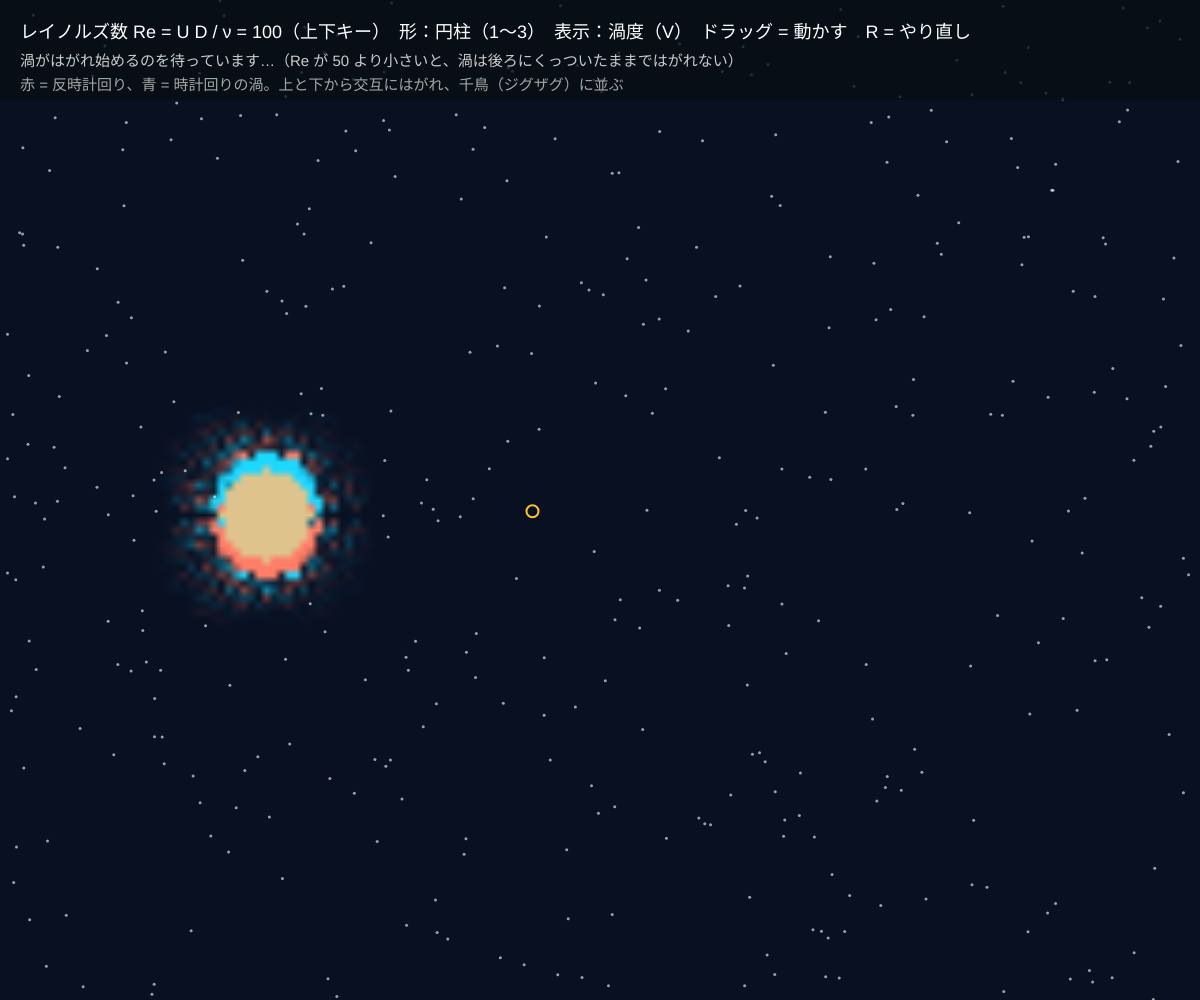
Frame 1 (no input)
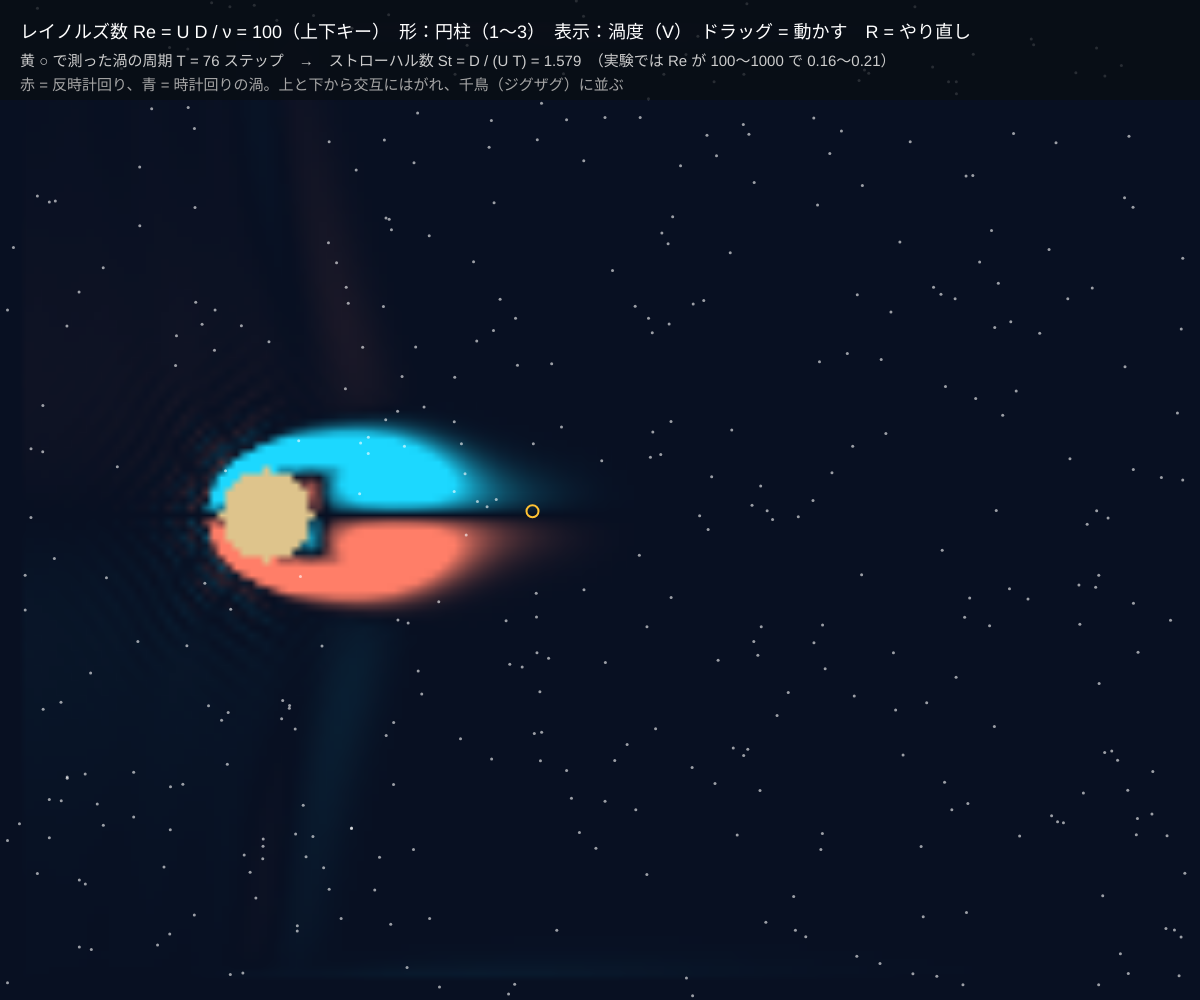
Frame 60 (no input)
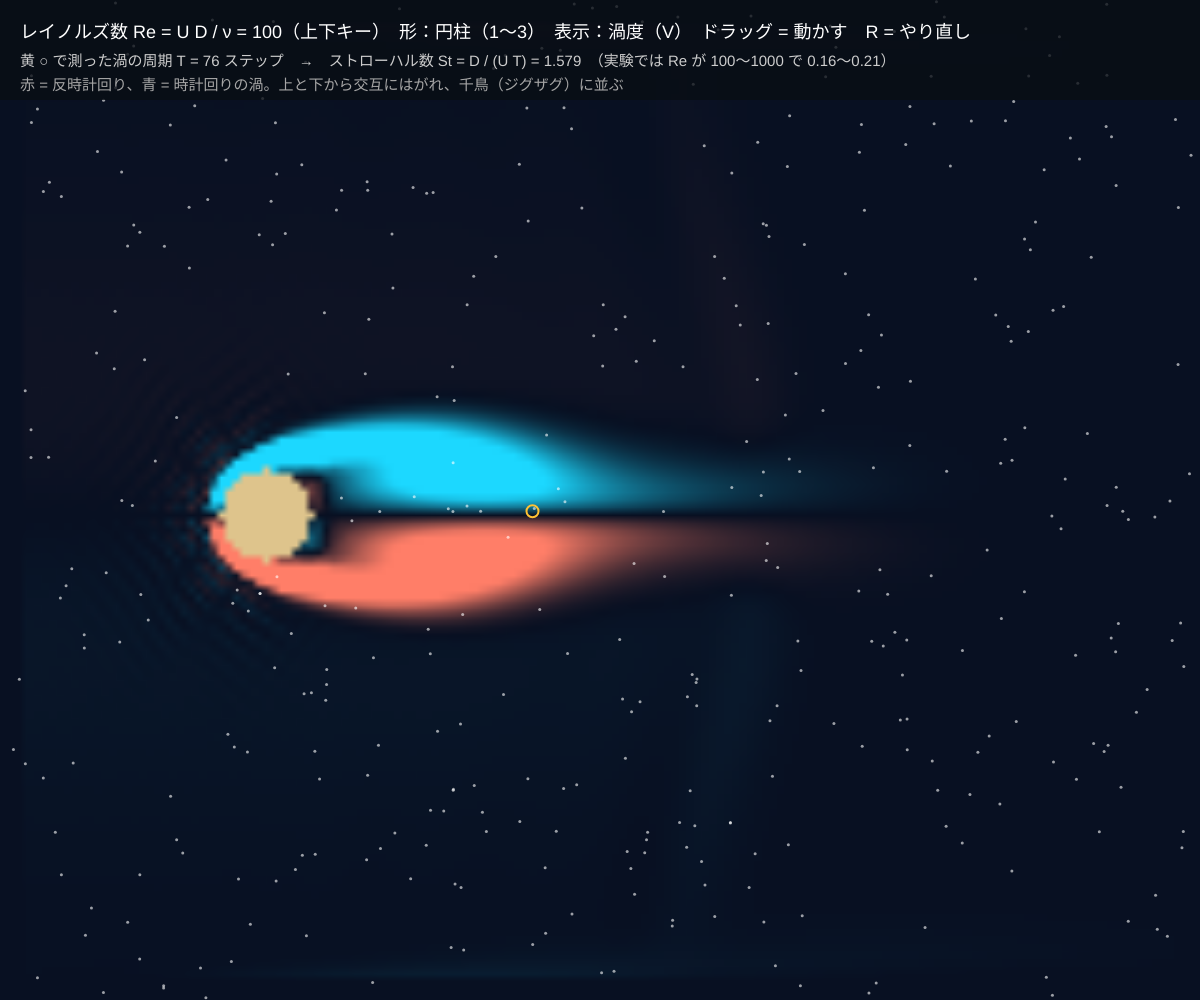
Frame 120 (the mouse pressed at the canvas centre since frame 60)

The p5.js sketch that drew these frames (run headless with seeded random() and noise() and a simulated clock; from frame 60 on, the mouse is pressed at the canvas centre):

// p5.js sketch
// ── sketch.js
// ============================================
// 09 カルマン渦列
// 流れの中に円柱を置くと、後ろに「右回り・左回り」の渦が交互にはがれて 2 列に並ぶ
// 電線が風でヒューと鳴る、旗がはためく、橋がゆれる ── みんなこの渦のしわざ
//   はがれる周波数 f は ストローハル数 St = f D / U ≈ 0.2 でほぼ決まる（D = 円柱の直径）
// ここでは格子ボルツマン法（LBM, D2Q9）で解く：流体を「9 方向に動く粒子の集まり」として
// ぶつかる → 動く をくり返すと、全体としてナヴィエ・ストークス方程式にしたがう流れになる
// ドラッグ = 物体を動かす / 上下キー = レイノルズ数 / 1〜3 = 形 / V = 表示 / R = やり直し
// ============================================

let U0 = 0.1; // ★ 流れの速さ（格子の単位。0.15 より大きくすると計算がこわれやすい）
let Re = 100; // ★ レイノルズ数 Re = U D / ν
let D = 12; // ★ 物体の大きさ [マス]
let stepsPerFrame = 8; // ★ 1 フレームに進める回数
let shapeNo = 1; // 1 = 円柱, 2 = 平板, 3 = 四角柱
let viewNo = 0; // 0 = 渦度, 1 = 速さ
let nx = 160, ny;
let n0, nN, nS, nE, nW, nNE, nSE, nNW, nSW, rho, ux, uy, bar, img;
let bx, by, steps = 0, lastCross = 0, periods = [], lastV = 0, dots = [];

function setup() {
  createCanvas(windowWidth, windowHeight);
  colorMode(HSB, 360, 100, 100, 100);
  ny = Math.max(20, Math.round(nx * height / width));
  img = createImage(nx, ny);
  bx = Math.round(nx * 0.22); by = Math.round(ny * 0.5) + 1; // まん中から 1 マスずらす（渦が早く出始める）
  for (let i = 0; i < 400; i++) dots.push({ x: Math.random() * nx, y: Math.random() * ny });
  restart();
}

function restart() {
  let n = nx * ny;
  n0 = new Float32Array(n); nN = new Float32Array(n); nS = new Float32Array(n); nE = new Float32Array(n); nW = new Float32Array(n);
  nNE = new Float32Array(n); nSE = new Float32Array(n); nNW = new Float32Array(n); nSW = new Float32Array(n);
  rho = new Float32Array(n); ux = new Float32Array(n); uy = new Float32Array(n); bar = new Uint8Array(n);
  for (let k = 0; k < n; k++) setEquil(k, U0, 0, 1);
  placeBody();
  steps = 0; periods = []; lastCross = 0;
}

function viscosity() { return Math.max(U0 * D / Re, 0.004); } // ν = U D / Re

// 物体の形をマス目に書きこむ
function placeBody() {
  for (let y = 0; y < ny; y++) for (let x = 0; x < nx; x++) {
    let dx = x - bx, dy = y - by, k = x + y * nx, was = bar[k];
    let inBody = shapeNo === 1 ? dx * dx + dy * dy <= D * D / 4 : shapeNo === 2 ? (dx === 0 && Math.abs(dy) <= D / 2) : (Math.abs(dx) <= D / 2 && Math.abs(dy) <= D / 2);
    bar[k] = inBody && x > 1 && x < nx - 2 && y > 1 && y < ny - 2 ? 1 : 0;
    if (was && !bar[k]) setEquil(k, 0, 0, 1); // 物体がどいた所は、止まった流体でうめる
  }
}

// 平衡分布：速度 (vx, vy)・密度 r の流体なら、9 方向の粒子はこの割合になる
function setEquil(k, vx, vy, r) {
  let u2 = 1 - 1.5 * (vx * vx + vy * vy), a = r / 9, b = r / 36;
  n0[k] = 4 / 9 * r * u2;
  nE[k] = a * (u2 + 3 * vx + 4.5 * vx * vx); nW[k] = a * (u2 - 3 * vx + 4.5 * vx * vx);
  nN[k] = a * (u2 + 3 * vy + 4.5 * vy * vy); nS[k] = a * (u2 - 3 * vy + 4.5 * vy * vy);
  nNE[k] = b * (u2 + 3 * (vx + vy) + 4.5 * (vx + vy) * (vx + vy)); nSW[k] = b * (u2 - 3 * (vx + vy) + 4.5 * (vx + vy) * (vx + vy));
  nSE[k] = b * (u2 + 3 * (vx - vy) + 4.5 * (vx - vy) * (vx - vy)); nNW[k] = b * (u2 - 3 * (vx - vy) + 4.5 * (vx - vy) * (vx - vy));
  rho[k] = r; ux[k] = vx; uy[k] = vy;
}

// ★ 衝突：各マスで密度と速度を求め、粒子の分布を平衡分布へ近づける（近づく速さ ω が粘性を決める）
function collide() {
  let omega = 1 / (3 * viscosity() + 0.5);
  for (let y = 1; y < ny - 1; y++) for (let x = 1; x < nx - 1; x++) {
    let k = x + y * nx;
    let r = n0[k] + nN[k] + nS[k] + nE[k] + nW[k] + nNW[k] + nNE[k] + nSW[k] + nSE[k];
    let vx = (nE[k] + nNE[k] + nSE[k] - nW[k] - nNW[k] - nSW[k]) / r;
    let vy = (nN[k] + nNE[k] + nNW[k] - nS[k] - nSE[k] - nSW[k]) / r;
    rho[k] = r; ux[k] = vx; uy[k] = vy;
    let u2 = 1 - 1.5 * (vx * vx + vy * vy), a = r / 9, b = r / 36, s = vx + vy, d = vx - vy;
    n0[k] += omega * (4 / 9 * r * u2 - n0[k]);
    nE[k] += omega * (a * (u2 + 3 * vx + 4.5 * vx * vx) - nE[k]);
    nW[k] += omega * (a * (u2 - 3 * vx + 4.5 * vx * vx) - nW[k]);
    nN[k] += omega * (a * (u2 + 3 * vy + 4.5 * vy * vy) - nN[k]);
    nS[k] += omega * (a * (u2 - 3 * vy + 4.5 * vy * vy) - nS[k]);
    nNE[k] += omega * (b * (u2 + 3 * s + 4.5 * s * s) - nNE[k]);
    nSW[k] += omega * (b * (u2 - 3 * s + 4.5 * s * s) - nSW[k]);
    nSE[k] += omega * (b * (u2 + 3 * d + 4.5 * d * d) - nSE[k]);
    nNW[k] += omega * (b * (u2 - 3 * d + 4.5 * d * d) - nNW[k]);
  }
}

// ★ 並進：粒子をそれぞれの向きへ 1 マス動かす。物体に当たった粒子は来た向きへはね返る
function stream() {
  for (let y = ny - 2; y > 0; y--) for (let x = 1; x < nx - 1; x++) { let k = x + y * nx; nN[k] = nN[k - nx]; nNW[k] = nNW[k + 1 - nx]; }
  for (let y = ny - 2; y > 0; y--) for (let x = nx - 2; x > 0; x--) { let k = x + y * nx; nE[k] = nE[k - 1]; nNE[k] = nNE[k - 1 - nx]; }
  for (let y = 1; y < ny - 1; y++) for (let x = nx - 2; x > 0; x--) { let k = x + y * nx; nS[k] = nS[k + nx]; nSE[k] = nSE[k - 1 + nx]; }
  for (let y = 1; y < ny - 1; y++) for (let x = 1; x < nx - 1; x++) { let k = x + y * nx; nW[k] = nW[k + 1]; nSW[k] = nSW[k + 1 + nx]; }
  for (let y = 2; y < ny - 2; y++) for (let x = 2; x < nx - 2; x++) {
    let k = x + y * nx;
    if (bar[k]) {
      nE[k + 1] = nW[k]; nW[k - 1] = nE[k]; nN[k + nx] = nS[k]; nS[k - nx] = nN[k];
      nNE[k + nx + 1] = nSW[k]; nNW[k + nx - 1] = nSE[k]; nSE[k - nx + 1] = nNW[k]; nSW[k - nx - 1] = nNE[k];
    }
  }
}

function draw() {
  let broken = false;
  for (let s = 0; s < stepsPerFrame; s++) {
    for (let x = 0; x < nx; x++) { setEquil(x, U0, 0, 1); setEquil(x + (ny - 1) * nx, U0, 0, 1); } // 外わくは一様流
    for (let y = 0; y < ny; y++) { setEquil(y * nx, U0, 0, 1); setEquil(nx - 1 + y * nx, U0, 0, 1); }
    collide(); stream();
    steps++;
    // 物体の 3D 後ろで、縦の速さ uy が「負 → 正」になる瞬間を数える（= 渦が 1 組はがれた）
    let pk = Math.min(bx + 3 * D, nx - 3) + by * nx, pv = uy[pk];
    if (lastV < 0 && pv >= 0) { if (lastCross > 0 && steps - lastCross > 40) { periods.push(steps - lastCross); if (periods.length > 6) periods.shift(); } lastCross = steps; }
    lastV = pv;
    if (!(rho[pk] > 0.3 && rho[pk] < 3)) broken = true;
  }
  if (broken) restart(); // 計算がこわれたら最初から

  // ---- 色をつける
  img.loadPixels();
  let px = img.pixels;
  for (let y = 0; y < ny; y++) for (let x = 0; x < nx; x++) {
    let k = x + y * nx, q = k * 4, r, g, b, edge = x < 3 || x > nx - 4 || y < 3 || y > ny - 4;
    if (bar[k]) { r = 222; g = 196; b = 140; }
    else if (viewNo === 0) { // 渦度（画面で反時計回り = 赤）。外わくのすぐそばは描かない
      let s = edge ? 0 : -(uy[k + 1] - uy[k - 1] - ux[k + nx] + ux[k - nx]) * 0.5 / U0 * 6, a = Math.min(Math.abs(s), 1);
      r = 8 + (s > 0 ? 247 : 20) * a; g = 16 + (s > 0 ? 110 : 200) * a; b = 34 + (s > 0 ? 70 : 221) * a;
    } else { let sp = Math.min(Math.hypot(ux[k], uy[k]) / U0 / 1.6, 1); r = 8 + 240 * sp * sp; g = 16 + 220 * sp; b = 60 + 150 * sp; }
    px[q] = r; px[q + 1] = g; px[q + 2] = b; px[q + 3] = 255;
  }
  img.updatePixels();
  image(img, 0, 0, width, height);

  // ---- 流れに乗る粒
  noStroke(); fill(0, 0, 100, 60);
  let cw = width / nx, ch = height / ny;
  for (let q of dots) {
    let k = constrain(Math.floor(q.x), 1, nx - 2) + constrain(Math.floor(q.y), 1, ny - 2) * nx;
    q.x += ux[k] * stepsPerFrame; q.y += uy[k] * stepsPerFrame;
    if (q.x > nx - 1 || q.x < 0 || q.y < 0 || q.y > ny || bar[k]) { q.x = 1; q.y = Math.random() * ny; }
    circle(q.x * cw, q.y * ch, 3);
  }
  noFill(); stroke(42, 80, 100); strokeWeight(2);
  circle(Math.min(bx + 3 * D, nx - 3) * cw, by * ch, 12);

  // ---- 文字
  let T = periods.length ? periods.reduce((a, b) => a + b, 0) / periods.length : 0;
  noStroke(); fill(215, 60, 8, 78); rect(0, 0, width, 100);
  fill(0, 0, 100); textSize(18);
  text('レイノルズ数 Re = U D / ν = ' + nf(U0 * D / viscosity(), 1, 0) + '（上下キー）　形：' + ['', '円柱', '平板', '四角柱'][shapeNo] + '（1〜3）　表示：' + (viewNo ? '速さ' : '渦度') + '（V）　ドラッグ = 動かす　R = やり直し', 20, 38);
  fill(0, 0, 80); textSize(15);
  text(T > 0 ? '黄 ○ で測った渦の周期 T = ' + nf(T, 1, 0) + ' ステップ　→　ストローハル数 St = D / (U T) = ' + nf(D / (U0 * T), 1, 3) + '　（実験では Re が 100〜1000 で 0.16〜0.21）' : '渦がはがれ始めるのを待っています…（Re が 50 より小さいと、渦は後ろにくっついたままではがれない）', 20, 66);
  fill(0, 0, 65);
  text('赤 = 反時計回り、青 = 時計回りの渦。上と下から交互にはがれ、千鳥（ジグザグ）に並ぶ', 20, 90);
}

function mouseDragged() {
  bx = constrain(Math.round(mouseX / width * nx), D, nx - 4 * D); by = constrain(Math.round(mouseY / height * ny), D, ny - D);
  placeBody(); periods = []; lastCross = 0;
}

function keyPressed() {
  if (key === UP_ARROW) Re = Math.min(Re * 1.25, 300);
  if (key === DOWN_ARROW) Re = Math.max(Re / 1.25, 10);
  if (key === '1' || key === '2' || key === '3') { shapeNo = Number(key); placeBody(); periods = []; lastCross = 0; }
  if (key === 'v' || key === 'V') viewNo = 1 - viewNo;
  if (key === 'r' || key === 'R') restart();
}

// ---------- やってみよう ----------
// 1. 渦がはがれ始めるまで待つ。St はいくつ？ Re を上下キーで変えると St はどう変わる？
// 2. Re を 30 まで下げる。渦は 2 つ並んで円柱の後ろにくっつく（双子渦）。はがれ始める Re は？
// 3. 円柱をドラッグでゆっくり動かす／壁の近くに置く。渦の並びはどう変わる？
// 4. 2 の平板・3 の四角柱と比べる。St が大きい（速くはがれる）のはどれ？
// 5. 直径 5 mm の電線に風速 10 m/s：f = St U / D = 0.2 × 10 / 0.005 = 400 Hz。これが「風の音」
// 6. D を 6 や 20 にして St を測る。直径が変わっても St がほぼ同じなら、相似則が成り立っている
